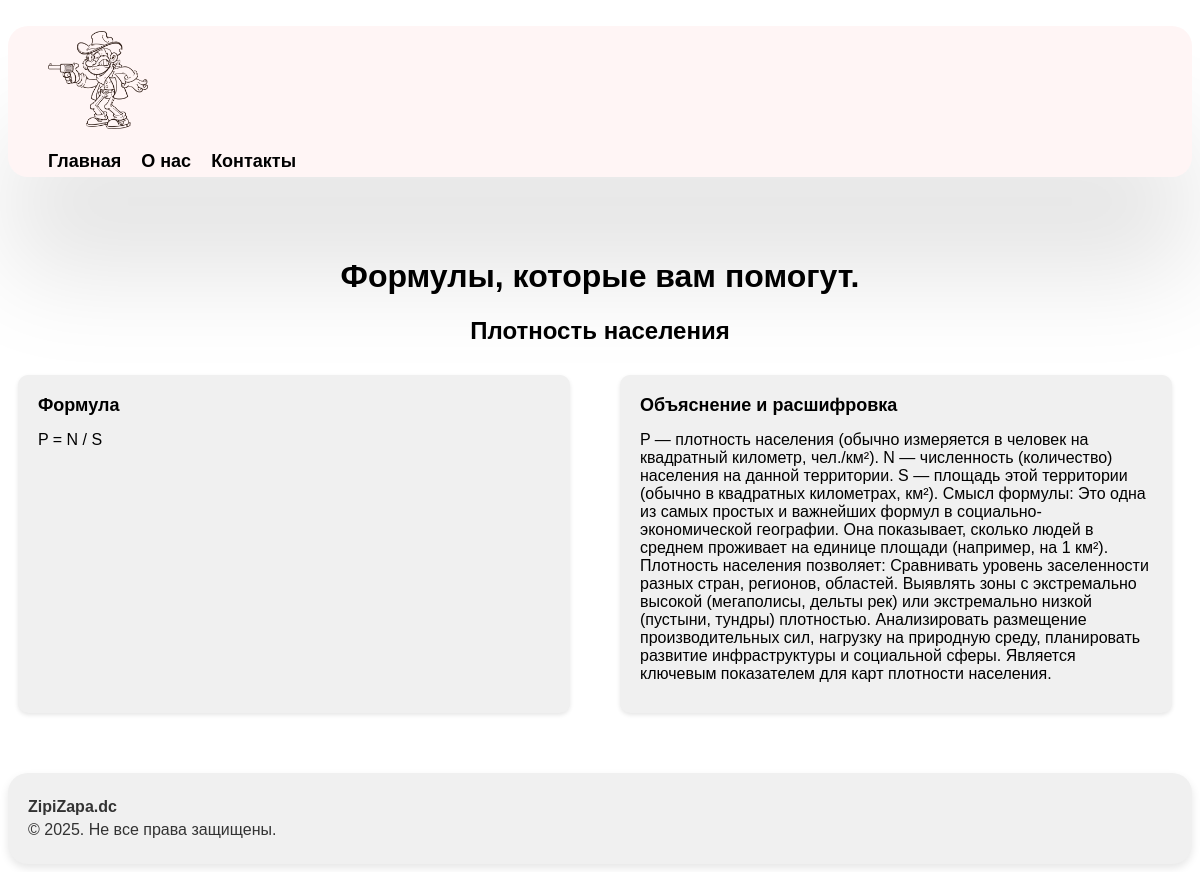
Screenshot of /geogr0 with the database file from the repository.
### tables this page shows
CREATE TABLE "geogr"(form text, example text, tema text);

### app.py (the view)
@app.route('/geogr<index>')
def geogrThema(index):
    geogr=getTable('geogr')
    tema=geogr[int(index)]
    return render_template('formgeog.html', tema7 = tema[2], form7 = tema[0], example7 = tema[1])

### db.py (called while the page is built)
    def create_tables(self):
        self.query('CREATE TABLE IF NOT EXISTS alg(form TEXT, example TEXT, tema TEXT)')
        self.query('CREATE TABLE IF NOT EXISTS geom(form TEXT, example TEXT, tema TEXT)')
        self.query('CREATE TABLE IF NOT EXISTS fiz(form TEXT, example TEXT, tema TEXT)')
        self.query('CREATE TABLE IF NOT EXISTS inf(form TEXT, example TEXT, tema TEXT)')

    def query(self,arg,values=None):
        if values==None:
            self.cur.execute(arg)
        else:
            self.cur.execute(arg,values)
        self.conn.commit()

    def fetchall(self,arg,values=None):
        if values==None:
            self.cur.execute(arg)
        else:
            self.cur.execute(arg,values)
        return self.cur.fetchall()

    def __del__(self):
        self.conn.close()

### form.py (called while the page is built)
def getTable(nameTable):
    base=DatabaseManager('base.db')
    base.create_tables()
    res=base.fetchall(f'SELECT * FROM {nameTable}')
    return res

### templates/formgeog.html
{% extends 'index.html' %} {% block title %}Главная{% endblock %} {% block
body%}
<div class="maincontent">
  <h1 class="magicformul">Формулы, которые вам помогут.</h1>
  <h2 class="tema">{{tema7}}</h2>
  <div class="formuls">
    <div class="form">
      <h2>Формула</h2>
      <p><strong></strong>{{form7}}</p>
    </div>
    <div class="form">
      <h2>Объяснение и расшифровка</h2>
      <p><strong></strong>{{example7}}</p>
    </div>
  </div>
</div>
{% endblock%}

### static/style.css (style rules this page uses)
* { scroll-behavior: smooth; }
.maincontent { flex: 1; }
.formuls { display: flex; gap: 30px; }
.tema { text-align: center; font-family: Arial, Helvetica, sans-serif; }
.magicformul { font-family: Arial, Helvetica, sans-serif; text-align: center; }
.form { background-color: #f0f0f0; border-radius: 10px; box-shadow: 0 2px 4px rgba(0, 0, 0, 0.1); padding: 20px; margin: 10px; width: calc(50% - 40px); box-sizing: border-box; min-width: 260px; }
.form h2 { font-size: 18px; margin-top: 0; font-family: Arial, Helvetica, sans-serif; }
.form p { margin: 10px 0; font-family: Arial, Helvetica, sans-serif; }

### rows the page displays
geogr: tema "Плотность населения", form "P = N / S", example "P — плотность населения (обычно измеряется в человек на квадратный километр, чел./км²). N — численность (количество) населения на данной территории. S — площадь этой территории (обычно в квадратных километрах, км²). Смысл формулы: Это одна из самых простых и важнейших формул в социально-экономической географии. Она показывает, сколько людей в среднем проживает на единице площади (например, на 1 км²). Плотность населения позволяет: Сравнивать уровень заселенности разных стран, регионов, областей. Выявлять зоны с экстремально высокой (мегаполисы, дельты рек) или экстремально низкой (пустыни, тундры) плотностью. Анализировать размещение производительных сил, нагрузку на природную среду,…"
